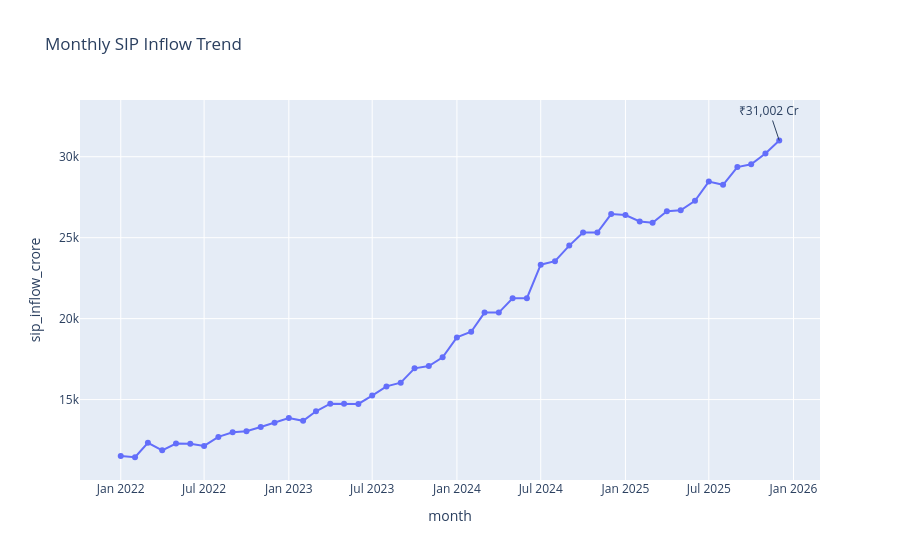

Write notebook code for a chart like this one.
### Code cell
# Plot SIP trend

fig = px.line(
    sip,
    x="month",
    y="sip_inflow_crore",
    markers=True,
    title="Monthly SIP Inflow Trend"
)

# Add highest SIP annotation

fig.add_annotation(
    x="2025-12",
    y=31002,
    text="₹31,002 Cr",
    showarrow=True
)

fig.show()

# Save chart
fig.write_image("../reports/sip_trend.png")

### Figure 1 — Plotly figure (JSON) as saved in the notebook; plotly's stock layout.template omitted (floating-point values rounded to 4 significant figures)
{"data": [{"hovertemplate": "month=%{x}<br>sip_inflow_crore=%{y}<extra></extra>", "legendgroup": "", "line": {"color": "#636efa", "dash": "solid"}, "marker": {"symbol": "circle"}, "mode": "lines+markers", "name": "", "orientation": "v", "showlegend": false, "type": "scatter", "x": ["2022-01", "2022-02", "2022-03", "2022-04", "2022-05", "2022-06", "2022-07", "2022-08", "2022-09", "2022-10", "2022-11", "2022-12", "2023-01", "2023-02", "2023-03", "2023-04", "2023-05", "2023-06", "2023-07", "2023-08", "2023-09", "2023-10", "2023-11", "2023-12", "2024-01", "2024-02", "2024-03", "2024-04", "2024-05", "2024-06", "2024-07", "2024-08", "2024-09", "2024-10", "2024-11", "2024-12", "2025-01", "2025-02", "2025-03", "2025-04", "2025-05", "2025-06", "2025-07", "2025-08", "2025-09", "2025-10", "2025-11", "2025-12"], "xaxis": "x", "y": [11517, 11438, 12328, 11863, 12286, 12276, 12140, 12694, 12976, 13040, 13306, 13573, 13856, 13687, 14276, 14749, 14749, 14734, 15245, 15814, 16042, 16928, 17073, 17610, 18838, 19187, 20371, 20371, 21262, 21262, 23332, 23547, 24509, 25323, 25320, 26459, 26400, 25999, 25926, 26632, 26688, 27274, 28464, 28265, 29361, 29529, 30200, 31002], "yaxis": "y"}], "layout": {"annotations": [{"showarrow": true, "text": "₹31,002 Cr", "x": "2025-12", "y": 31002}], "legend": {"tracegroupgap": 0}, "title": {"text": "Monthly SIP Inflow Trend"}, "xaxis": {"anchor": "y", "domain": [0, 1], "title": {"text": "month"}}, "yaxis": {"anchor": "x", "domain": [0, 1], "title": {"text": "sip_inflow_crore"}}}}
